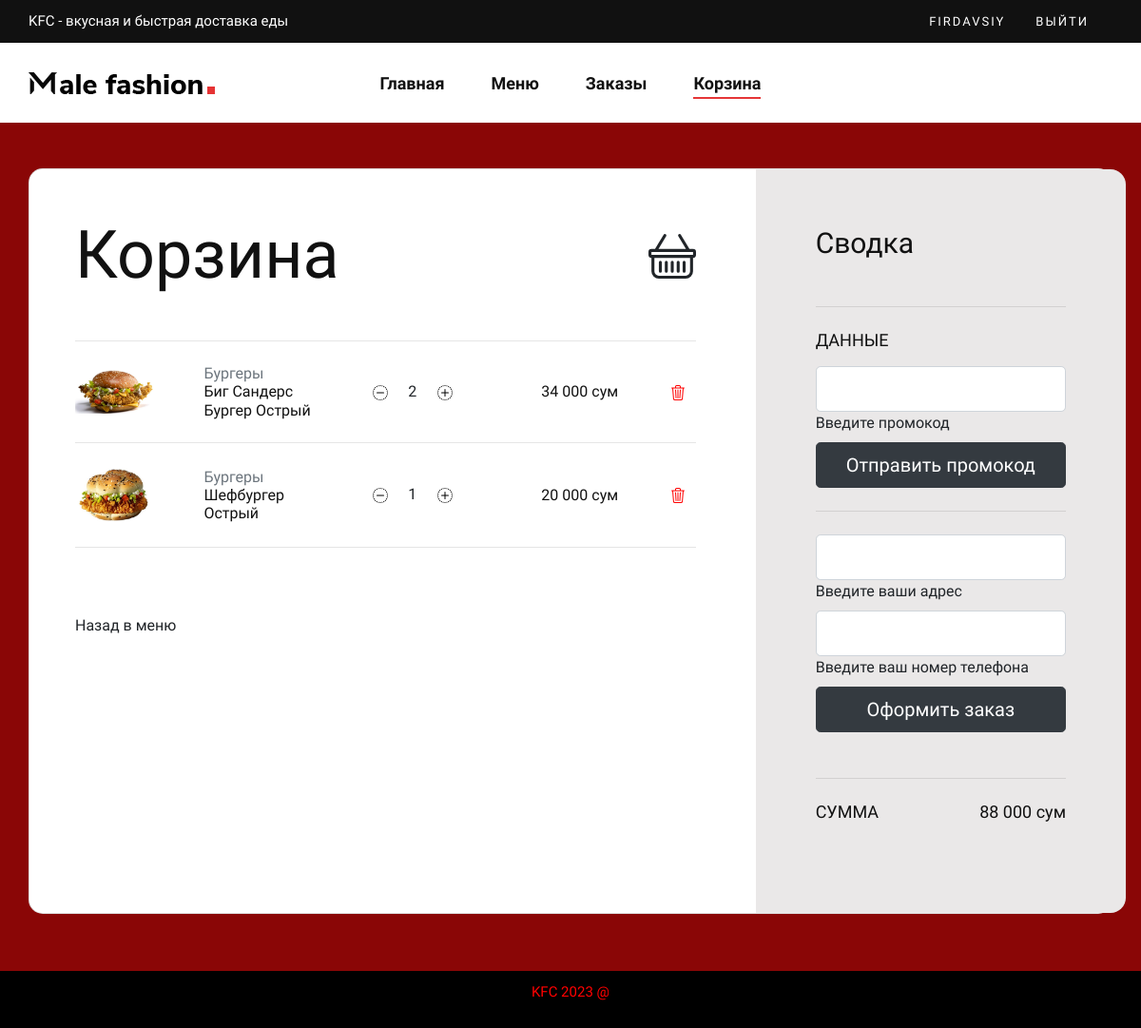
Page /products/shopping/cart/ (signed in) on the earlier database version.
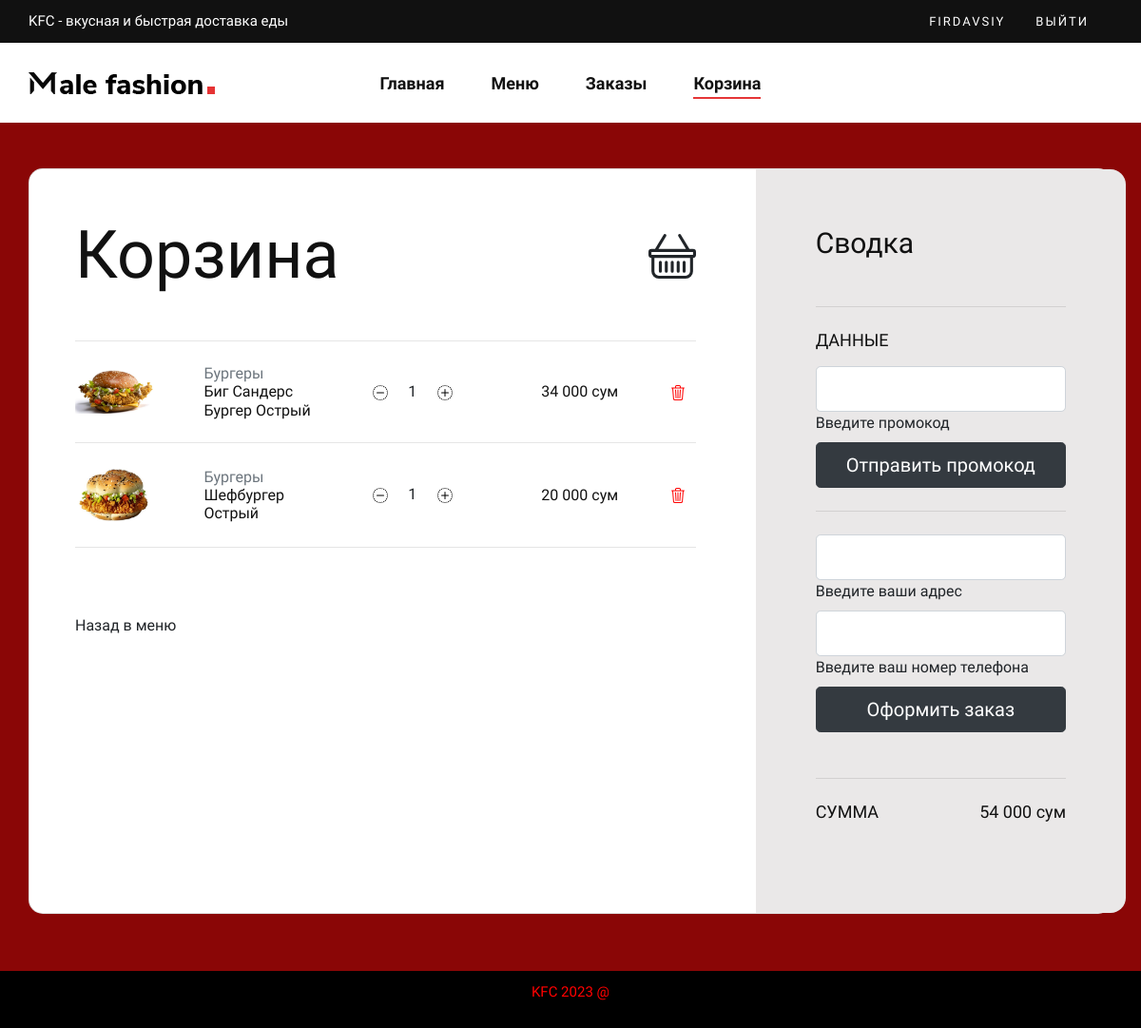
Same page on the later database version.
### products/models.py (models this page shows, shortened)
class CartItem(models.Model):
    cart = models.ForeignKey(Cart, on_delete=models.CASCADE, related_name='cart')
    product = models.ForeignKey(FoodModel, on_delete=models.CASCADE)
    quantity = models.PositiveIntegerField(default=0)
    created_at = models.DateTimeField(auto_now_add=True)
    class Meta:
        verbose_name = _('Cart item')
        verbose_name_plural = _('Cart items')

class FoodModel(models.Model):
    title = models.CharField(max_length=128, verbose_name=_('title'))
    image = models.ImageField(upload_to='products')
    price = models.FloatField(verbose_name=_('price'))
    ru_description = models.TextField(verbose_name=_('ru_description'),null=True, blank=True)
    uz_description = models.TextField(verbose_name=_('uz_description'), null=True, blank=True)
    category = models.ForeignKey(CategoryModel, on_delete=models.CASCADE)
    is_new = models.BooleanField(verbose_name=_('is new'), default=True)
    updated_at = models.DateTimeField(auto_now=True, verbose_name=_('updated at'))
    created_at = models.DateTimeField(auto_now_add=True, verbose_name=_('created at'))
    class Meta:
        verbose_name = _('Food')
        verbose_name_plural = _('Food')

class CategoryModel(models.Model):
    title = models.CharField(max_length=30, verbose_name=_('title'))
    created_at = models.DateTimeField(auto_now_add=True, verbose_name=_('created at'))
    def __str__(self) -> str:
        return self.title
    class Meta:
        verbose_name = _('Category')
        verbose_name_plural = _('Categories')

class Cart(models.Model):
    STATUS_CHOICES = (
        ('order', 'Заказ'),
        ('processing', 'Обработка'),
        ('cooking', 'Готовится'),
        ('shipped', 'В пути'),
        ('delivered', 'Доставлен'),
        ('not_active', 'Не активен')
    )
    user = models.ForeignKey(User, on_delete=models.CASCADE)
    status = models.CharField(max_length=20, choices=STATUS_CHOICES, default='order')
    phone = models.CharField(max_length=13, blank=True)
    address = models.CharField(max_length=128, blank=True)
    review = models.TextField(blank=True)
    total_price = models.FloatField(default=0)
    created_at = models.DateTimeField(auto_now_add=True)
    updated_at = models.DateTimeField(auto_now=True, verbose_name=_('updated at'))
    def get_total_price(self):
        total = 0
        for item in self.cart.all():
            total += item.product.price * item.quantity
        return total
    class Meta:
        verbose_name = _('Cart')
        verbose_name_plural = _('Carts')

### products/views.py (the view)
# urls.py: path('shopping/cart/', view=views.shoppingcart, name='cart'),
def shoppingcart(request):
    context = {}
    if request.user.is_authenticated:
        user_id = request.user.id
        user = User.objects.get(id=user_id)
        if Cart.objects.exclude(status='order').exclude(status='not_active').filter(user=user).exists():
            context = {
                'cart': Cart.objects.exclude(status='order').exclude(status='not_active').get(user=user).id
            }
            return render(request, 'cart_error.html', context=context)
        cart = Cart.objects.filter(user=user, status='order').first()
        if cart:
            cart_items = CartItem.objects.filter(cart=cart)
            context = {'cart_items': cart_items}
            context['cart'] = Cart.objects.filter(user=user).filter(status='order').first()
        return render(request, template_name='cart.html', context=context)
    else:
        return HttpResponse('войдите в аккаунт')

### templates/cart.html (shortened to what this page needs)
{% extends 'layouts/base.html' %}
{% block content %}
{% load static %}
{% load humanize %}
{% if cart_items %}
  <section>
    <div class="container py-5 h-100">
      <div class="row d-flex justify-content-center align-items-center h-100">
        <div class="col-12">
          <div class="card card-registration card-registration-2" style="border-radius: 15px;">
            <div class="card-body p-0">
              <div class="row g-0">
                <div class="col-lg-8">
                  <div class="p-5">
                    <div class="d-flex justify-content-between align-items-center mb-5">
                      <h1 class="fw-bold mb-0 text-black">Корзина</h1>
                    </div>
                    <hr class="my-4">
                    {% for cartitem in cart_items %}
                    <div class="row mb-4 d-flex justify-content-between align-items-center">
                      <div class="col-md-2 col-lg-2 col-xl-2">
                        <img src="{{cartitem.product.image.url}}" class="img-fluid rounded-3" alt="Cotton T-shirt">
                      </div>
                      <div class="col-md-3 col-lg-3 col-xl-3">
                        <h6 class="text-muted">{{cartitem.product.category}}</h6>
                        <h6 class="text-black mb-0">{{cartitem.product.title}}</h6>
                      </div>
                      <a style="color: black;"
                        href="{% url 'products:minus_cartitem' product_id=cartitem.product.id %}"></a><a>{{cartitem.quantity}}</a><a style="color: black;"
                        href="{% url 'products:plus_cartitem' product_id=cartitem.product.id %}"></a>
                      <div class="col-md-3 col-lg-2 col-xl-2 offset-lg-1">
                        <h6 class="mb-0">{{cartitem.product.price|floatformat:"-1"|intcomma}} сум</h6>
                      </div>
                      <div class="col-md-1 col-lg-1 col-xl-1 text-end">
                        <a href="{% url 'products:delcartitem' product_id=cartitem.product.id %}" class="text-muted"></a>
                      </div>
                    </div>
                    <hr class="my-4">
                    {% endfor %}
                    <div class="pt-5">
                      <h6 class="mb-0"><a href="{% url 'products:menu' %}" class="text-body">Назад в меню</a></h6>
                    </div>
                  </div>
                </div>
                <div class="col-lg-4 bg-grey">
                  <div class="p-5">
                    <h3 class="fw-bold mb-5 mt-2 pt-1">Сводка</h3>
                    <hr class="my-4">
                    <h5 class="text-uppercase mb-3">Данные</h5>
                    <div class="mb-5">
                      <div class="form-outline">
                        <form action="" method="POST">
                          <input type="text" name="code" class="form-control form-control-lg">
                          <label>Введите промокод</label>
                          <button type="submit" class="btn btn-dark btn-block btn-lg"
                          data-mdb-ripple-color="dark">Отправить промокод</button>
                        </form>
                        <hr class="my-4">
                        <form method="POST" action="{% url 'products:update_cart' cart_id=cart.id %}">
                          <input type="text" name="address" id="form3Examplea2" class="form-control form-control-lg" />
                          <label class="form-label" for="form3Examplea2">Введите ваши адрес</label>
                          <input type="text" name="phone" id="form3Examplea2" class="form-control form-control-lg" />
                          <label class="form-label" for="form3Examplea2">Введите ваш номер телефона</label>
                          <button type="submit" class="btn btn-dark btn-block btn-lg"
                          data-mdb-ripple-color="dark">Оформить заказ</button>
                        </form>
                      </div>
                    </div>
                    <hr class="my-4">
                    <div class="d-flex justify-content-between mb-5">
                      <h5 class="text-uppercase">Сумма</h5>
                      <h5>{{ cart.get_total_price|floatformat:"-1"|intcomma}} сум</h5>
                    </div>
                  </div>
                </div>
              </div>
            </div>
          </div>
        </div>
      </div>
    </div>
  <br><br><br>
  </section>
{% endif %}
{% endblock %}

### templates/layouts/base.html (shortened to what this page needs)
{% load static %}
<!DOCTYPE html>
<html lang="zxx">
<head>
    <link rel="stylesheet" href="{% static 'css/bootstrap.min.css' %}" type="text/css">
    <link rel="stylesheet" href="{% static 'css/font-awesome.min.css' %}" type="text/css">
    <link rel="stylesheet" href="{% static 'css/elegant-icons.css' %}" type="text/css">
    <link rel="stylesheet" href="{% static 'css/magnific-popup.css' %}" type="text/css">
    <link rel="stylesheet" href="{% static 'css/nice-select.css' %}" type="text/css">
    <link rel="stylesheet" href="{% static 'css/owl.carousel.min.css' %}" type="text/css">
    <link rel="stylesheet" href="{% static 'css/slicknav.min.css' %}" type="text/css">
    <link rel="stylesheet" href="{% static 'css/style.css' %}" type="text/css">
</head>
{% include 'layouts/header.html'%}
{% block content %}
{% endblock %}
</body>
{% include 'layouts/footer.html'%}
</html>

### templates/layouts/header.html (shortened to what this page needs)
<header class="header">
    <div class="header__top">
        <div class="container">
            <div class="row">
                <div class="col-lg-6 col-md-7">
                    <div class="header__top__left">
                        <p>KFC - вкусная и быстрая доставка еды</p>
                    </div>
                </div>
                <div class="col-lg-6 col-md-5">
                    <div class="header__top__right">
                        <div class="header__top__links">
                            {% if request.user.is_authenticated %}
                            <a href="">{{ request.user.username }}</a>
                            <a href="{% url 'users:signout' %}">Выйти</a>
                            {% else %}
                            <a href="{% url 'users:registration' %}">Войти</a>
                            {% endif %}
                        </div>
                        </div>
                    </div>
                </div>
            </div>
        </div>
    <div class="container">
        <div class="row">
            <div class="col-lg-3 col-md-3">
                <div class="header__logo">
                    <a href="./index.html"><img src="img/logo.png" alt=""></a>
                </div>
            </div>
            <div class="col-lg-6 col-md-6">
                <nav class="header__menu mobile-menu">
                    <ul>
                        {% if request.path == '/' %}
                            <li class="active"><a href="{% url 'pages:home' %}">Главная</a></li>
                        {% else %}
                            <li><a href="{% url 'pages:home' %}">Главная</a></li>
                        {% endif %}
                        {% if request.path == '/products/' %}
                            <li class="active"><a href="{% url 'products:menu' %}">Меню</a></li>
                        {% else %}
                            <li><a href="{% url 'products:menu' %}">Меню</a></li>
                        {% endif %}
                        {% if request.path == '/products/user/orders/' %}
                        <li class="active"><a href="{% url 'products:orders_list' %}">Заказы</a></li>
                        {% else %}
                        <li> <a href="{% url 'products:orders_list' %}">Заказы</a></li>
                        {% endif %}
                        {% if request.path == '/products/shopping/cart/' %}
                            <li class="active"><a href="{% url 'products:cart' %}">Корзина</a></li>
                        {% else %}
                            <li><a href="{% url 'products:cart' %}">Корзина</a></li>
                        {% endif %}
                    </ul>
                </nav>
            </div>
            </div>
        </div>
</header>

### templates/layouts/footer.html
<footer style="position: fixed; bottom: 0px; ; width: 100%; background-color: black; color: white; text-align: center; padding: 10px;">
    <p style="color: red;">KFC 2023 @</p>
  </footer>

### static/css/style.css (style rules this page uses)
html, body { height: 100%; font-family: "Nunito Sans", sans-serif; -webkit-font-smoothing: antialiased; }
h1, h2, h3, h4, h5, h6 { margin: 0; color: #111111; font-weight: 400; font-family: "Nunito Sans", sans-serif; }
h1 { font-size: 70px; }
h3 { font-size: 30px; }
h5 { font-size: 18px; }
h6 { font-size: 16px; }
p { font-size: 15px; font-family: "Nunito Sans", sans-serif; color: #3d3d3d; font-weight: 400; line-height: 25px; margin: 0 0 15px 0; }
img { max-width: 100%; }
ul, ol { padding: 0; margin: 0; }
.header { background: #ffffff; }
.header__top { background: #111111; padding: 10px 0; }
.header__top__left p { color: #ffffff; margin-bottom: 0; }
.header__top__right { text-align: right; }
.header__top__links { display: inline-block; margin-right: 25px; }
.header__top__links a { color: #ffffff; font-size: 13px; text-transform: uppercase; letter-spacing: 2px; margin-right: 28px; display: inline-block; }
.header__top__links a:last-child { margin-right: 0; }
.header__logo { padding: 30px 0; }
.header__logo a { display: inline-block; }
.header__menu { text-align: center; padding: 26px 0 25px; }
.header__menu ul li { list-style: none; display: inline-block; margin-right: 45px; position: relative; }
.header__menu ul li.active a:after { -webkit-transform: scale(1); -ms-transform: scale(1); transform: scale(1); }
.header__menu ul li:last-child { margin-right: 0; }
.header__menu ul li a { font-size: 18px; color: #111111; display: block; font-weight: 600; position: relative; padding: 3px 0; }
.header__menu ul li a:after { position: absolute; left: 0; bottom: 0; width: 100%; height: 2px; background: #e53637; content: ""; -webkit-transition: all, 0.5s; -o-transition: all, 0.5s; transition: all, 0.5s; -webkit-transform: scale(0); -ms-transform: scale(0); transform: scale(0); }
@media only screen and (min-width: 1200px) { .container { max-width: 1170px; } }

### templates/cart.html (style rules this page uses)
.bg-grey { background-color: #eae8e8; }
@media (min-width: 992px) { .card-registration-2 .bg-grey { border-top-right-radius: 16px; border-bottom-right-radius: 16px; } }

Differences in the rows shown:
changed CartItem "Биг Сандерс Бургер Острый": quantity "2" → "1"
changed through a linked row, Cart: get_total_price "88 000" → "54 000"
